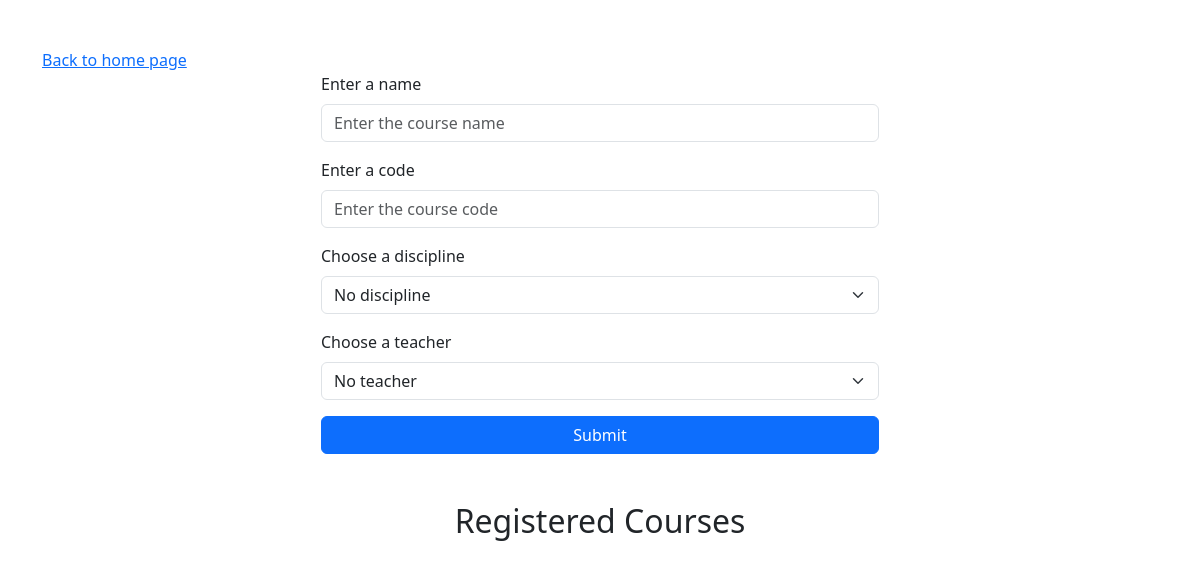
/course, run on an earlier commit of the app's database.
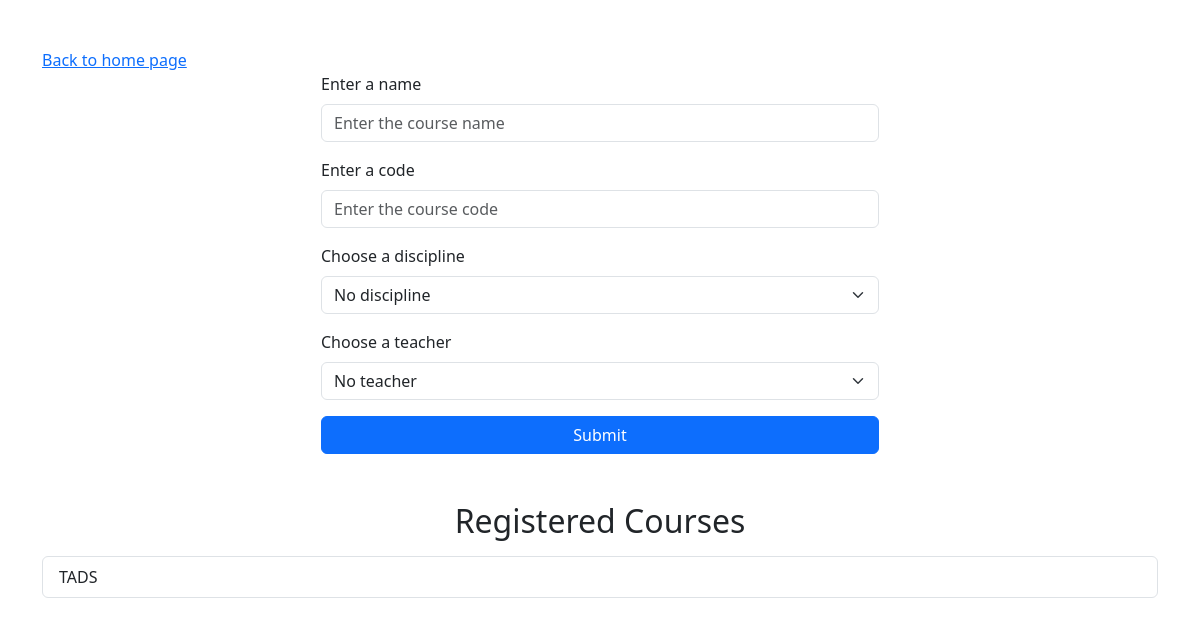
And on a later commit of the database.
### app/models.py (models this page shows)
class Course(db.Model):
  __tablename__ = 'courses'
  id = db.Column(db.Integer, primary_key=True)
  name = db.Column(db.String(100), nullable=False)
  code = db.Column(db.String(50), unique=True, nullable=False)
  discipline_id = db.Column(db.Integer, db.ForeignKey('disciplines.id'), nullable=False)
  teacher_id = db.Column(db.Integer, db.ForeignKey('teachers.id'), nullable=False)

### app/routes.py (the view, shortened to what this page needs)
@main.route('/course', methods=['GET', 'POST'])
def course():
  form = CourseForm()
  courses = Course.query.all()
  return render_template('course.html', form=form, courses=courses)

### app/forms.py
class CourseForm(FlaskForm):
  name = StringField('Enter a name', validators=[DataRequired()])
  code = StringField('Enter a code', validators=[DataRequired()])
  discipline = SelectField('Choose a discipline', default=None, coerce=int)
  teacher = SelectField('Choose a teacher', default=None, coerce=int)
  submit = SubmitField('Submit')
  def __init__(self, *args, **kwargs):
    super(CourseForm, self).__init__(*args, **kwargs)
    self.discipline.choices = [(discipline.id, discipline.name) for discipline in Discipline.query.all()]
    self.discipline.choices.insert(0, (0, 'No discipline'))
    self.teacher.choices = [(teacher.id, teacher.name) for teacher in Teacher.query.all()]
    self.teacher.choices.insert(0, (0, 'No teacher'))

### app/templates/course.html (shortened to what this page needs)
<!doctype html>
<html lang="en">
<head>
  <link href="https://cdn.jsdelivr.net/npm/bootstrap@5.3.3/dist/css/bootstrap.min.css" rel="stylesheet"
>
</head>
<body>
  <div class="container my-5">
    <a href="/">Back to home page</a>
    <form class="w-50 m-auto" method="POST" action="">
      <div class="mb-3">
        {{ form.name.label(class="form-label") }}
        {{ form.name(class="form-control", placeholder="Enter the course name") }}
      </div>
      <div class="mb-3">
        {{ form.code.label(class="form-label") }}
        {{ form.code(class="form-control", placeholder="Enter the course code") }}
      </div>
      <div class="mb-3">
        {{ form.discipline.label(class="form-label") }}
        {{ form.discipline(class="form-select") }}
      </div>
      <div class="mb-3">
        {{ form.teacher.label(class="form-label") }}
        {{ form.teacher(class="form-select") }}
      </div>
      <div class="d-grid">
        {{ form.submit(class="btn btn-primary") }}
      </div>
    </form>
    <h2 class="mt-5 mb-3 text-center">Registered Courses</h2>
    <ul class="list-group">
      {% for course in courses %}
      <li class="list-group-item">{{ course.name }}</li>
      {% endfor %}
    </ul>
  </div>
</body>
</html>

What changed in the data, as far as the page shows it:
added Course: name "TADS"
